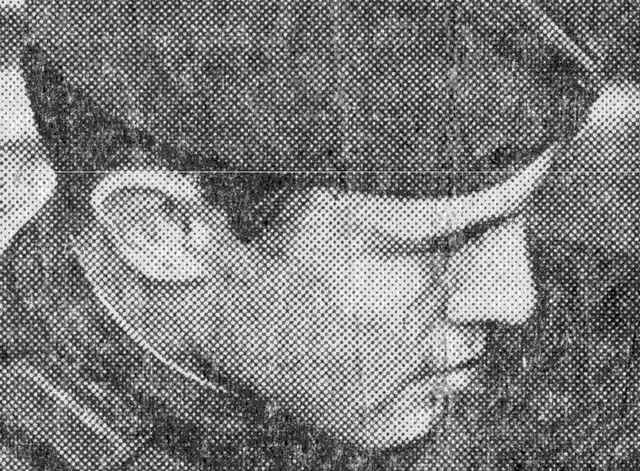
%> input picture image2.png, 640 x 471 px
$ octave image2.m   (GNU Octave 9; MATLAB toolbox functions it lacks are replaced by stand-ins)
%> lines starting %> are read from the running program, lines starting %| are printed output that depends on the picture
% Define output folder
outputFolder = fullfile(pwd, 'output_images');
if ~exist(outputFolder, 'dir')
    mkdir(outputFolder);
end

% Load and process images
imageFiles = {'image2.png'};

for i = 1:length(imageFiles)
    img = imread(imageFiles{i});
%> img is the input picture: size 471x640 uint8; min 0, max 255, mean 123.6

    % Convert to grayscale if necessary
    if size(img, 3) == 3
        grayImg = rgb2gray(img); % Convert RGB to grayscale
    else
        grayImg = img;
    end

    % FFT and amplitude spectrum
    fftImg = fftshift(fft2(double(grayImg)));
    amplitudeImg = log(1 + abs(fftImg)); % Log scale for better visualization
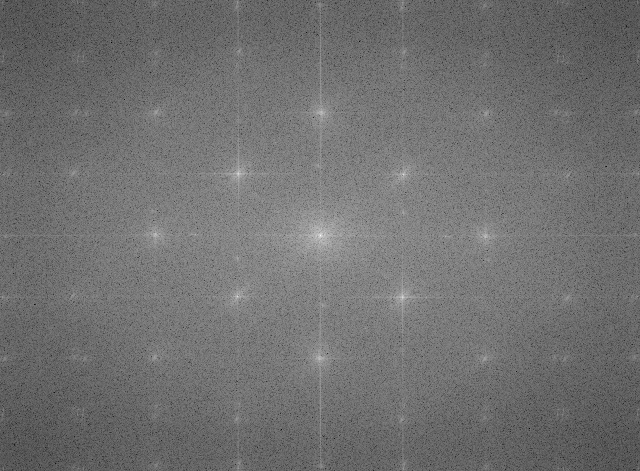
%> amplitudeImg: size 471x640 double; min 1.96, max 17.43, mean 8.79; drawn with min black and max white

    % Normalize amplitude for saving
    amplitudeImg = uint8(255 * mat2gray(amplitudeImg));
%> amplitudeImg: size 471x640 uint8
    outputFile = fullfile(outputFolder, ['freq_' imageFiles{i}]);
    imwrite(amplitudeImg, outputFile);

    % Filter design
    [m, n] = size(grayImg);
%> m = 471; n = 640
    [x, y] = meshgrid(-n/2:n/2-1, -m/2:m/2-1);
    d = sqrt(x.^2 + y.^2); % Distance from the center
            % Gaussian Low-Pass Filter for image2.png
            filterSize = 15; % Adjust filter size for cutoff frequency
            filterMask = exp(-(d.^2) / (50 * filterSize^2));

    % Apply filter in the frequency domain
    filteredFFT = fftImg .* filterMask;

    % Inverse FFT to transform back to spatial domain
    filteredImage = abs(ifft2(ifftshift(filteredFFT)));
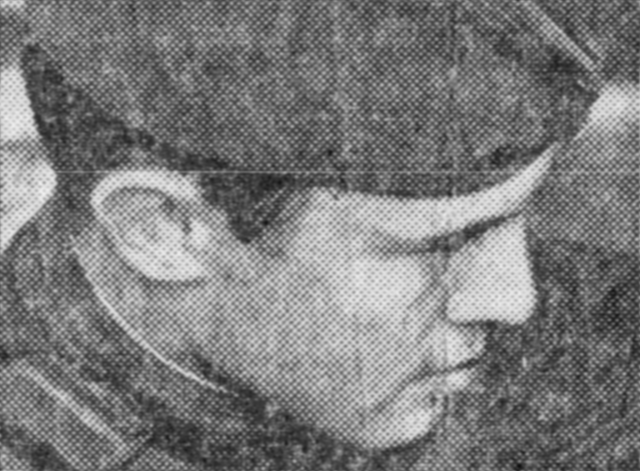
%> filteredImage: size 471x640 double; min 15.91, max 239.1, mean 123.6
    filteredImage = uint8(255 * mat2gray(filteredImage)); % Normalize for visualization
%> filteredImage: size 471x640 uint8

    % Save filtered image
    filteredFile = fullfile(outputFolder, ['filtered_' imageFiles{i}]);
    imwrite(filteredImage, filteredFile);

    % Show results
    figure;
    subplot(1, 3, 1); imshow(grayImg, []); title('Original Image');
    subplot(1, 3, 2); imshow(amplitudeImg, []); title('Frequency Spectrum');
    %subplot(1, 4, 3); imshow(log(1 + abs(filterMask)), []); title([filterType, ' Mask']);
    subplot(1, 3, 3); imshow(filteredImage, []); title('Filtered Image');
end

$ run again, with cramer16.png copied over image2.png
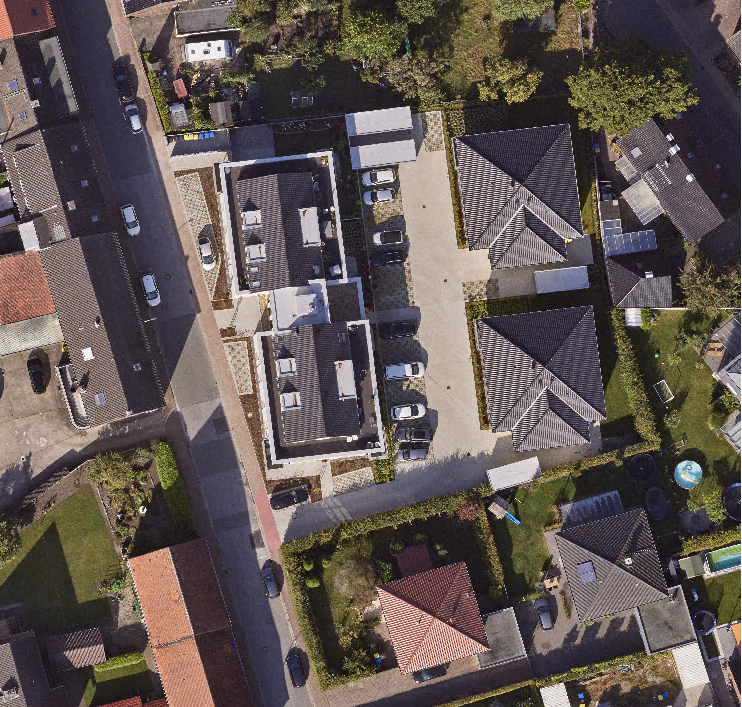
%> input picture cramer16.png, 742 x 707 px
%> img is the input picture: size 707x742x3 uint8; mean R, G, B 97.6, 87.1, 83.7
%> `amplitudeImg = log(1 + abs(fftImg));`:
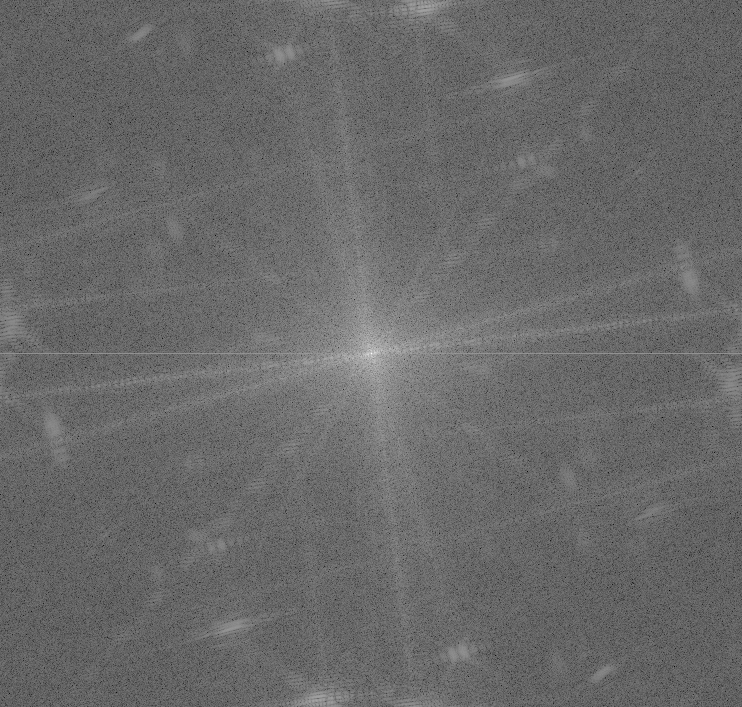
%> amplitudeImg: size 707x742 double; min 3.61, max 17.67, mean 9.43; drawn with min black and max white
%> `filteredImage = abs(ifft2(ifftshift(filteredFFT)));`:
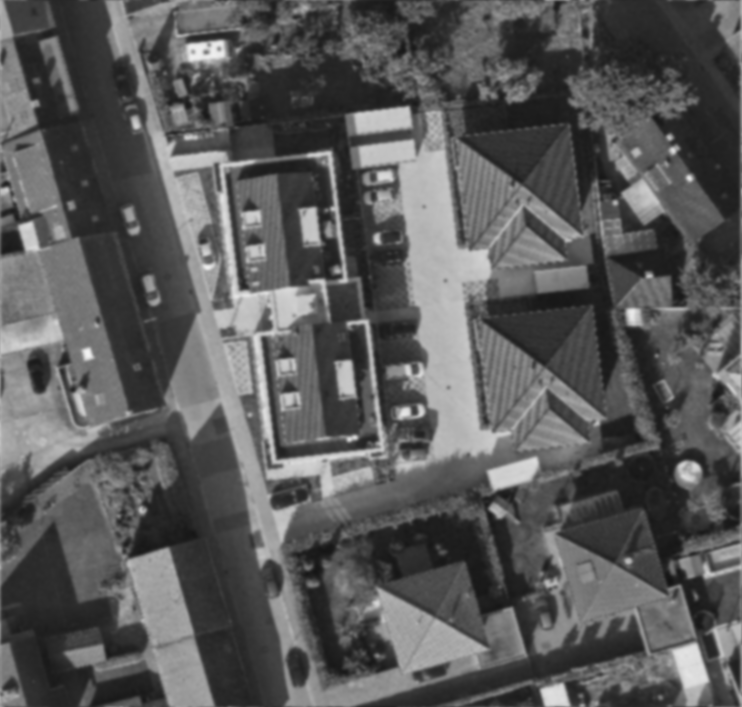
%> filteredImage: size 707x742 double; min 18.87, max 242.3, mean 89.9
